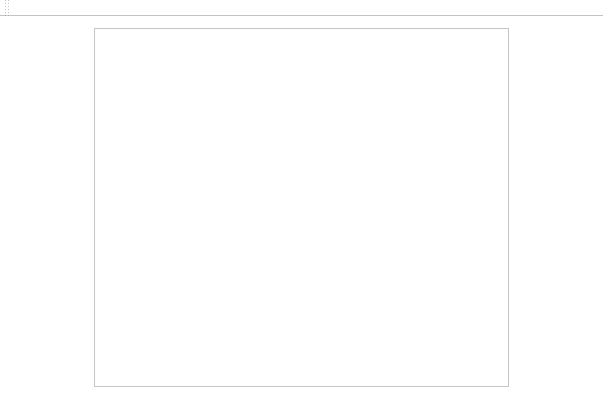
<?xml version="1.0" encoding="UTF-8"?>
<ui version="4.0">
 <class>MainWindow</class>
 <widget class="QMainWindow" name="MainWindow">
  <property name="geometry">
   <rect>
    <x>0</x>
    <y>0</y>
    <width>603</width>
    <height>420</height>
   </rect>
  </property>
  <property name="windowTitle">
   <string>MainWindow</string>
  </property>
  <property name="styleSheet">
   <string notr="true">background-color: rgb(255, 255, 255);</string>
  </property>
  <widget class="QWidget" name="centralWidget">
   <layout class="QGridLayout" name="gridLayout">
    <item row="0" column="0">
     <layout class="QHBoxLayout" name="horizontalLayout" stretch="1,5,1">
      <item>
       <spacer name="horizontalSpacer">
        <property name="orientation">
         <enum>Qt::Horizontal</enum>
        </property>
        <property name="sizeHint" stdset="0">
         <size>
          <width>35</width>
          <height>20</height>
         </size>
        </property>
       </spacer>
      </item>
      <item>
       <widget class="QTableWidget" name="plateGroup">
        <property name="styleSheet">
         <string notr="true">background-color: rgb(255, 255, 255);</string>
        </property>
        <property name="lineWidth">
         <number>0</number>
        </property>
        <property name="gridStyle">
         <enum>Qt::NoPen</enum>
        </property>
        <attribute name="horizontalHeaderVisible">
         <bool>false</bool>
        </attribute>
        <attribute name="horizontalHeaderStretchLastSection">
         <bool>true</bool>
        </attribute>
        <attribute name="verticalHeaderVisible">
         <bool>false</bool>
        </attribute>
        <attribute name="verticalHeaderMinimumSectionSize">
         <number>50</number>
        </attribute>
        <attribute name="verticalHeaderStretchLastSection">
         <bool>false</bool>
        </attribute>
        <column>
         <property name="text">
          <string>板块</string>
         </property>
        </column>
       </widget>
      </item>
      <item>
       <spacer name="horizontalSpacer_2">
        <property name="orientation">
         <enum>Qt::Horizontal</enum>
        </property>
        <property name="sizeHint" stdset="0">
         <size>
          <width>40</width>
          <height>20</height>
         </size>
        </property>
       </spacer>
      </item>
     </layout>
    </item>
   </layout>
  </widget>
  <widget class="QMenuBar" name="menuBar">
   <property name="geometry">
    <rect>
     <x>0</x>
     <y>0</y>
     <width>603</width>
     <height>26</height>
    </rect>
   </property>
  </widget>
  <widget class="QToolBar" name="mainToolBar">
   <attribute name="toolBarArea">
    <enum>TopToolBarArea</enum>
   </attribute>
   <attribute name="toolBarBreak">
    <bool>false</bool>
   </attribute>
  </widget>
  <widget class="QStatusBar" name="statusBar"/>
 </widget>
 <layoutdefault spacing="6" margin="11"/>
 <resources/>
 <connections/>
</ui>
